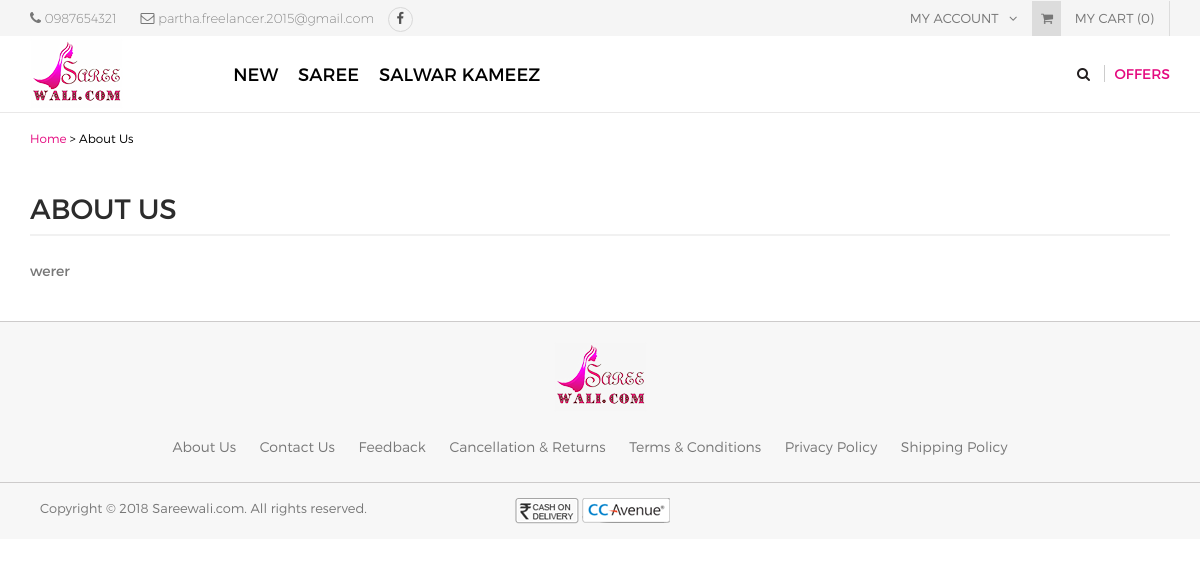
Before: /about with the older database file.
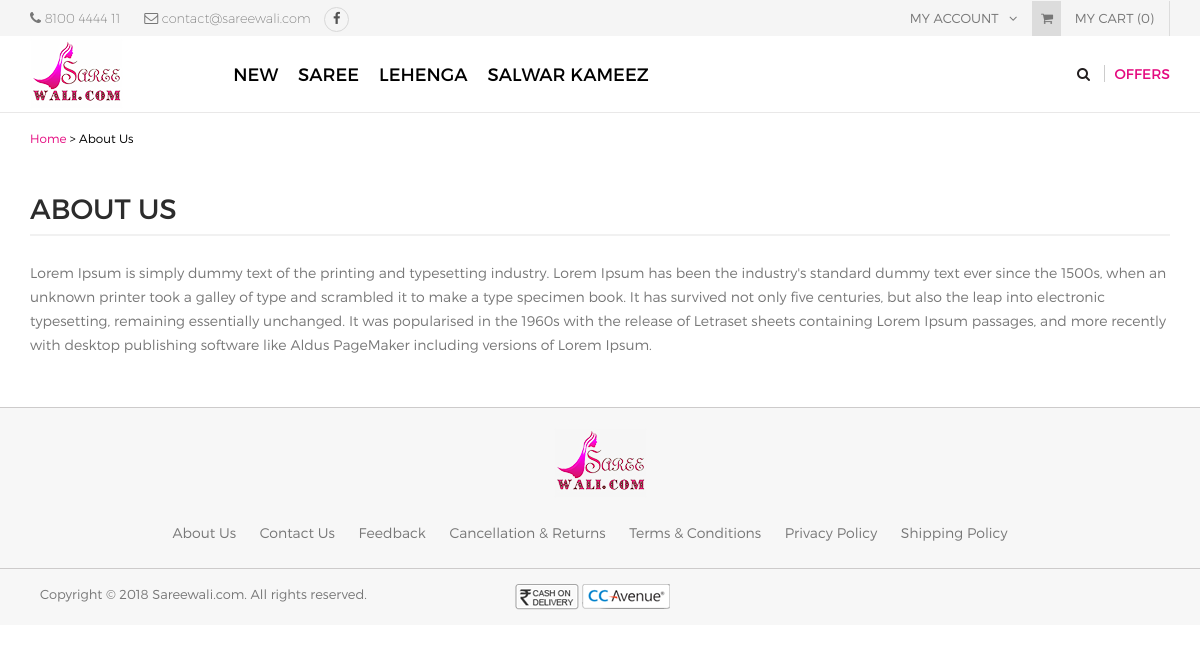
After: the same page with the newer database file.
### tables this page shows
CREATE TABLE `saree_admin` (
  `admin_id` int(11) NOT NULL,
  `username` varchar(255) NOT NULL,
  `email` varchar(255) NOT NULL,
  `password` varchar(255) NOT NULL,
  `original_password` varchar(255) NOT NULL,
  `contact_no` varchar(255) NOT NULL,
  `address` text NOT NULL,
  `is_active` int(11) NOT NULL
);

CREATE TABLE `saree_entity` (
  `entity_id` int(11) NOT NULL,
  `name` varchar(255) NOT NULL,
  `description` tinytext NOT NULL,
  `image_path` varchar(255) NOT NULL,
  `slug` varchar(255) NOT NULL,
  `level` int(11) NOT NULL,
  `parent_id` int(11) NOT NULL,
  `sort_order` int(11) NOT NULL,
  `is_special` enum('Y','N') NOT NULL DEFAULT 'N',
  `status` enum('Y','N') NOT NULL DEFAULT 'N',
  `date_added` int(11) NOT NULL,
  `date_modified` int(11) NOT NULL
);

CREATE TABLE `saree_cms` (
  `cms_id` int(11) NOT NULL,
  `title` varchar(255) NOT NULL,
  `description` text NOT NULL,
  `mode` varchar(255) NOT NULL,
  `date_added` int(11) NOT NULL
);

### application/models/Defaultdata.php (called while the page is built, shortened)
<?php
class Defaultdata extends CI_Model {
	private $mydata = array();
	public function getFrontendDefaultData()
	{
		$this->mydata["tot_segments"] = $this->getUrlSegments();
		$this->mydata['general_settings'] = $this->grabSettingData();
		$this->mydata["modal"] = $this->load->view('partials/modal', null, true);
		$this->mydata['admin_profile'] = $this->grabProfileData();
		$this->mydata['final_tree'] = $this->grabTree();
		$this->mydata['prd_cat'] = $this->entitydata->grab_entity(array("level" => "1", "status" => "Y"));
		$this->data = $this->mydata;
		$this->headerdata = $this->mydata;
		$count = 0;
		$total_price = 0;
		$this->headerdata['total_price'] = number_format($total_price, 2);
		$this->headerdata['count'] = $count;
		$this->headerdata['cart'] = $this->load->view('partials/cart', $this->headerdata, true);
		$this->data["header"] = $this->load->view('partials/header', $this->headerdata, true);
		$this->data["head"] = $this->load->view('partials/head', null, true);
		$this->data["upper_footer"] = $this->load->view('partials/upper_footer', $this->headerdata, true);
		$this->data["footer"] = $this->load->view('partials/footer', null, true);
		$this->data["foot"] = $this->load->view('partials/foot', null, true);
		return $this->data;
	}
	public function grabTree(){
		$tree = $this->entitydata->grab_entity(array("level !=" => "0", "status" => "Y"), array(), array(), array("sort_order" => "asc"));
		$recArr = array();
		if(!empty($tree)){
			foreach($tree as $tr){
				$recArr[$tr->entity_id] = $tr;
			}
		}
		if(!empty($tree)){
			foreach($tree as $tr){
				if(isset($recArr[$tr->parent_id])){
					$final_tree[$tr->name.'_'.$tr->is_special.'_'.$tr->slug] = $recArr[$tr->parent_id]->name.'_'.$tr->is_special.'_'.$tr->slug;
				}else{
					$final_tree[$tr->name.'_'.$tr->is_special.'_'.$tr->slug] = null;
				}
			}
		}
		return $this->defaultdata->parseTree($final_tree);
	}
	public function getUrlSegments()
	{
		$all_segment=$this->uri->segment_array();
		if(sizeof($all_segment)==1)
		{
			$all_segment[2]=$this->router->method;
		}
		return $all_segment;
	}
	public function grabSettingData(){
		$query = $this->db->get(TABLE_SETTINGS);
		return $query->row();
	}
	public function grabProfileData(){
		$query = $this->db->get(TABLE_ADMIN);
		return $query->row();
	}
	public function parseTree($tree, $root = null) {
        $return = array();
        foreach($tree as $child => $parent) {
            if($parent == $root) {
                unset($tree[$child]);
                $return[] = array(
                    'name' => $child,
                    'children' => $this->parseTree($tree, $child)
                );
            }
        }
        return empty($return) ? null : $return;
    }
}
?>

### application/controllers/Home.php (called while the page is built, shortened)
<?php
	class Home extends CI_Controller {
		public $data = array();
		public function __construct(){
			$this->load->model('bannerdata');
			$this->load->model('entitydata');
			$this->load->model('userdata');
			$this->load->model('productdata');
			$this->load->model('adsdata');
			$this->load->model('cartdata');
			$this->data = $this->defaultdata->getFrontendDefaultData();
		}
		public function cms(){
			$cms = $this->data['tot_segments'][1];
			$cond['mode'] = $cms;
			$cms_data = $this->userdata->get_cms_content($cond);
			$this->data['cms_data'] = $cms_data;
			$this->load->library('breadcrumb');
			$this->breadcrumb->add('Home', base_url());
			$this->breadcrumb->add($cms_data->title, base_url($cms));
			$this->data['breadcrumb'] = $this->breadcrumb->output();
			$this->load->view('cms', $this->data);
		}
	}
?>

### index.php (called while the page is built, shortened)
<?php
require_once BASEPATH.'core/CodeIgniter.php';

### application/models/Entitydata.php (called while the page is built, shortened)
<?php
class Entitydata extends CI_Model {
	public function grab_entity($cond = array(), $like = array(), $limit = array(), $order_by = array()){
		if(!empty($cond)){
			$this->db->where($cond);
		}
		if(!empty($order_by)){
			foreach($order_by as $key => $val){
				$this->db->order_by($key, $val);
			}
		}else{
			$this->db->order_by('date_added','desc');
		}
		$query = $this->db->get(TABLE_ENTITY);
		return $query->result();
	}
}

### application/models/Userdata.php (called while the page is built, shortened)
<?php
class Userdata extends CI_Model {
	public function get_cms_content($cond = array()){
		if(!empty($cond)){
			$this->db->where($cond);
		}
		$query = $this->db->get(TABLE_CMS);
        $result = $query->result();
		return $result[0];
	}
}

### application/views/cms.php (the view, shortened to what the changed rows need)
  <?php echo $head; ?>
  <?php echo $header; ?>
  <section class="breadcrumbs">
    <div class="container">
      <?php echo $breadcrumb;?>
    </div>
  </section>
  <section class="page-container">
    <div class="container aboutPage">
      <div class="page-content">
       <h1 class="page-title"><?php echo $cms_data->title;?></h1>
       <?php echo $cms_data->description;?>
       </div>
  </div>
</section>
<?php echo $foot; ?>

### application/views/partials/header.php (shortened to what the changed rows need)
<header>
  <div class="header-top">
    <div class="container">
      <div class="row">
        <div class="col-md-6">
        	<span class="phone">
        		<i class="fa fa-phone"></i>
        		<a href="tel:<?php echo $admin_profile->contact_no;?>"><?php echo $admin_profile->contact_no;?></a>
        	</span>
        	<span class="email">
        		<i class="fa fa-envelope-o" aria-hidden="true"></i>
        		<a href="mailto:<?php echo $admin_profile->email;?>"><?php echo $admin_profile->email;?></a>
        	</span>
        </div>
      </div>
    </div>
  </div>
  <div class="header-area">
    <div class="container">
      <div class="row">
        <div class="col-md-10 headerRight">
          <div class="menu-container">
            <div class="menu">
              <?php
                  function printTree($tree) {
                    if(!is_null($tree) && count($tree) > 0) {
                            echo '<ul>';
                            foreach($tree as $node) {
                                $name = explode("_", $node['name']);
                                if(!empty($node['children'])){
                                  if($name[1] == 'Y'){
                                    echo '<li><a class="coutreNav" href="'.base_url('product-list/'.$name[2]).'">'.$name[0].'</a>';
                                  }else{
                                    echo '<li><a href="'.base_url('product-list/'.$name[2]).'">'.$name[0].'</a>';
                                  }
                                }else{
                                  if($name[1] == 'Y'){
                                    echo '<li><a class="coutreNav" href="'.base_url('product-list/'.$name[2]).'">'.$name[0].'</a>';
                                  }else{
                                    echo '<li><a href="'.base_url('product-list/'.$name[2]).'">'.$name[0].'</a>';
                                  }
                                }
                                echo '</li>';
                            }
                            echo '</ul>';
                        }
                    }
                    printTree($final_tree);
                ?>
            </div>
          </div>
        </div>
      </div>
    </div>
  </div>
</header>

### application/libraries/Breadcrumb.php (shortened to what the changed rows need)
<?php if ( ! defined('BASEPATH')) exit('No direct script access allowed');
class Breadcrumb {
 private $breadcrumbs = array();
 private $separator = '  >  ';
 private $start = '<div id="breadcrumb">';
 private $end = '</div>';
 function add($title, $href){
  $this->breadcrumbs[] = array('title' => $title, 'href' => $href);
 }
 function output(){
  if ($this->breadcrumbs) {
   $output = $this->start;
   foreach ($this->breadcrumbs as $key => $crumb) {
    if ($key){
     $output .= $this->separator;
    }
    $arr_keys = array_keys($this->breadcrumbs);
    if (end($arr_keys) == $key) {
     $output .= '<span>' . $crumb['title'] . '</span>';
    } else {
     $output .= '<a href="' . $crumb['href'] . '">' . $crumb['title'] . '</a>';
    }
   }
   return $output . $this->end . PHP_EOL;
  }
  return '';
 }
}

Changed rows visible on the page:
changed saree_admin: contact_no "0987654321" → "8100 4444 11"; email "partha.freelancer.2015@gmail.com" → "contact@sareewali.com"
now on this page (row edited): saree_entity: name "LEHENGA"
changed saree_cms "ABOUT US": description "werer" → "Lorem Ipsum is simply dummy text of the printing and typesetting industry. Lorem Ipsum has been the industry's standard dummy text ever since the 1500s, when an unknown printer took a galley of type and scrambled it to make a type specimen book. It has survived not only five centuries, but also the leap into electronic typesetting, remaining essentially unchanged. It was popularised in the 1960s with the release of Letraset sheets containing Lorem Ipsum passages, and more recently with desktop publishing software like Aldus PageMaker including versions of Lorem Ipsum."
